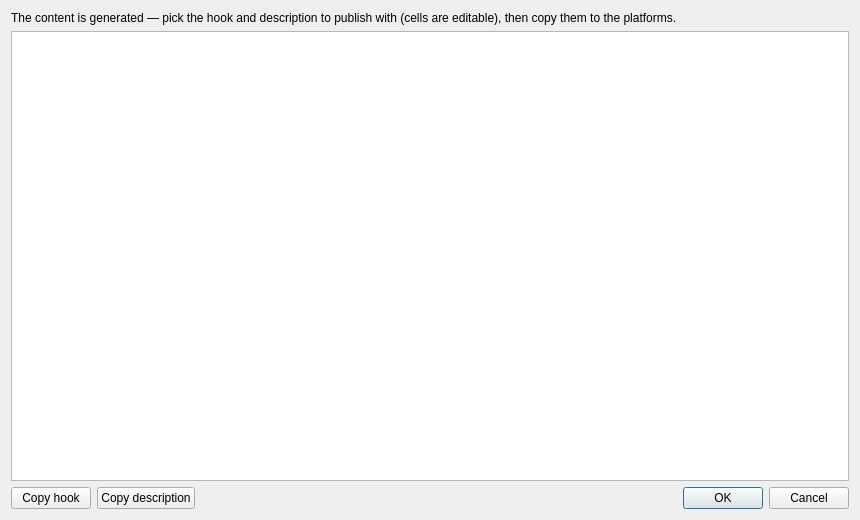
<?xml version="1.0" encoding="UTF-8"?>
<ui version="4.0">
 <class>DialogHooks</class>
 <widget class="QDialog" name="DialogHooks">
  <property name="geometry">
   <rect>
    <x>0</x>
    <y>0</y>
    <width>860</width>
    <height>520</height>
   </rect>
  </property>
  <property name="windowTitle">
   <string>Hook &amp; description</string>
  </property>
  <layout class="QVBoxLayout" name="verticalLayout">
   <item>
    <widget class="QLabel" name="labelHint">
     <property name="text">
      <string>The content is generated — pick the hook and description to publish with (cells are editable), then copy them to the platforms.</string>
     </property>
     <property name="wordWrap">
      <bool>true</bool>
     </property>
    </widget>
   </item>
   <item>
    <widget class="QTableWidget" name="tableHooks">
     <property name="selectionBehavior">
      <enum>QAbstractItemView::SelectionBehavior::SelectRows</enum>
     </property>
     <property name="selectionMode">
      <enum>QAbstractItemView::SelectionMode::SingleSelection</enum>
     </property>
    </widget>
   </item>
   <item>
    <layout class="QHBoxLayout" name="horizontalLayoutButtons">
     <item>
      <widget class="QPushButton" name="buttonCopyHook">
       <property name="text">
        <string>Copy hook</string>
       </property>
      </widget>
     </item>
     <item>
      <widget class="QPushButton" name="buttonCopyDescription">
       <property name="text">
        <string>Copy description</string>
       </property>
      </widget>
     </item>
     <item>
      <spacer name="horizontalSpacer">
       <property name="orientation">
        <enum>Qt::Orientation::Horizontal</enum>
       </property>
       <property name="sizeHint" stdset="0">
        <size>
         <width>0</width>
         <height>0</height>
        </size>
       </property>
      </spacer>
     </item>
     <item>
      <widget class="QDialogButtonBox" name="buttonBox">
       <property name="standardButtons">
        <set>QDialogButtonBox::StandardButton::Cancel|QDialogButtonBox::StandardButton::Ok</set>
       </property>
      </widget>
     </item>
    </layout>
   </item>
  </layout>
 </widget>
 <resources/>
 <connections>
  <connection>
   <sender>buttonBox</sender>
   <signal>accepted()</signal>
   <receiver>DialogHooks</receiver>
   <slot>accept()</slot>
  </connection>
  <connection>
   <sender>buttonBox</sender>
   <signal>rejected()</signal>
   <receiver>DialogHooks</receiver>
   <slot>reject()</slot>
  </connection>
 </connections>
</ui>
